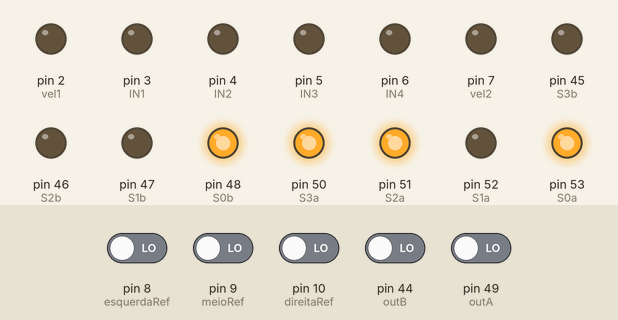
Bench run of a sketch on a simulated Arduino Mega 2560, built with avr-gcc and run on an emulated ATmega2560. Parts: output pins drawn as LEDs (lit = HIGH). Inputs (shaded band) come from the test bench; at power-on: pin 8 (esquerdaRef), pin 9 (meioRef), pin 10 (direitaRef), pin 44 (outB), pin 49 (outA) LOW. What the sketch prints to the serial monitor is not drawn.

Above: at 0.1 s.
At 1.2 s:
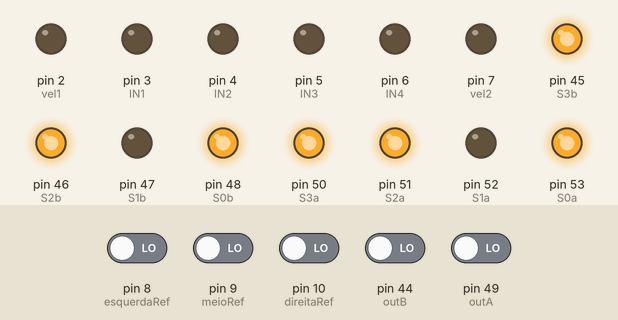
1.3 s: pin 8 (esquerdaRef) driven HIGH
5.5 s: pin 9 (meioRef) driven HIGH
9.5 s: pin 10 (direitaRef) driven HIGH
13.5 s: pin 8 (esquerdaRef) driven LOW
17.5 s: pin 9 (meioRef) driven LOW
21.5 s: pin 10 (direitaRef) driven LOW
Timing chart, 0 to 24.5 s (numbered marks = the images above; inputs shaded):
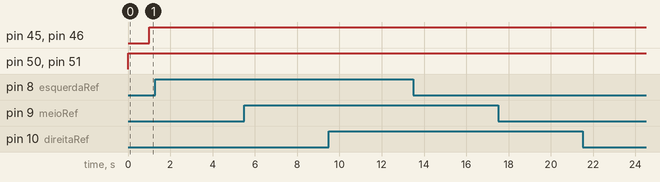

Measured:
- after the input at 1.3 s, every drawn part: stays the same
- after the input at 5.5 s, every drawn part: stays the same
- after the input at 9.5 s, every drawn part: stays the same
- after the input at 13.5 s, every drawn part: stays the same
- after the input at 17.5 s, every drawn part: stays the same
- after the input at 21.5 s, every drawn part: stays the same

The sketch:

segueHibrido.ino
```cpp
// PONTE H
#define vel1 2
#define IN1 3
#define IN2 4
#define IN3 5
#define IN4 6
#define vel2 7

// SENSORES REFLEXÃO
#define esquerdaRef 8
#define meioRef 9
#define direitaRef 10

// SENSORES DE COR
#define S0a 53
#define S1a 52
#define S2a 51
#define S3a 50
#define outA 49

#define S0b 48
#define S1b 47
#define S2b 46
#define S3b 45
#define outB 44

byte lre=0, lrd=0, lrm=0;
int corDireita=0, corEsquerda=0;
int frequency;

/*
 *
 *         LRM
 *  LRE CE     CD LRD
 *
 */

/*
 *
 * IN1 - TRAS DIREITA
 * IN2 - FRENTE DIREITA
 * IN3 - FRENTE ESQUERDA
 * IN4 - TRAS ESQUERDA
 *
*/

void setup() {

  // PONTE H
  pinMode(IN1, OUTPUT);
  pinMode(IN2, OUTPUT);
  pinMode(IN3, OUTPUT);
  pinMode(IN4, OUTPUT);
  pinMode(vel1, OUTPUT);
  pinMode(vel2, OUTPUT);

  // SENSORES REFLEXÃO
  pinMode(esquerdaRef, INPUT);
  pinMode(meioRef, INPUT);
  pinMode(direitaRef, INPUT);

  // SENSORES DE COR
  pinMode(S0a, OUTPUT);
  pinMode(S1a, OUTPUT);
  pinMode(S2a, OUTPUT);
  pinMode(S3a, OUTPUT);
  pinMode(outA, INPUT);

  pinMode(S0b, OUTPUT);
  pinMode(S1b, OUTPUT);
  pinMode(S2b, OUTPUT);
  pinMode(S3b, OUTPUT);
  pinMode(outB, INPUT);

  digitalWrite(S0a,HIGH);
  digitalWrite(S1a,LOW);

  digitalWrite(S0b,HIGH);
  digitalWrite(S1b,LOW);

  Serial.begin(9600);
}

void loop() {

  corDireita = lerCorDireita();
  corEsquerda = lerCorEsquerda();

  lre = digitalRead(esquerdaRef);
  lrd = digitalRead(direitaRef);
  lrm = digitalRead(meioRef);

  Serial.print("LRE: " + lre);
  Serial.print(" CE: " + corEsquerda);
  Serial.print(" LRM: " + lrm);
  Serial.print(" CD: " + corDireita);
  Serial.println(" LRD: " + lrd);

}

int lerCorDireita(){

  digitalWrite(S2a,HIGH);
  digitalWrite(S3a,HIGH);

  frequency = pulseIn(outA, LOW);
  frequency = map(frequency, 30,90,255,0);

  return frequency;

}

int lerCorEsquerda(){

  digitalWrite(S2b,HIGH);
  digitalWrite(S3b,HIGH);

  frequency = pulseIn(outB, LOW);
  frequency = map(frequency, 30,90,255,0);

  return frequency;

}

void frente( int velocidade1, int velocidade2 ){
  digitalWrite(IN1, LOW);
  digitalWrite(IN2, HIGH);
  digitalWrite(IN3, HIGH);
  digitalWrite(IN4, LOW);

  analogWrite(vel1, velocidade1);
  analogWrite(vel2, velocidade2);
}

void tras( int velocidade1, int velocidade2 ){
  digitalWrite(IN1, HIGH);
  digitalWrite(IN2, LOW);
  digitalWrite(IN3, LOW);
  digitalWrite(IN4, HIGH);

  analogWrite(vel1, velocidade1);
  analogWrite(vel2, velocidade2);
}

void direita( int velocidade1, int velocidade2 ){
  digitalWrite(IN1, HIGH);
  digitalWrite(IN2, LOW);
  digitalWrite(IN3, HIGH);
  digitalWrite(IN4, LOW);

  analogWrite(vel1, velocidade1);
  analogWrite(vel2, velocidade2);
}

void esquerda( int velocidade1, int velocidade2 ){

  digitalWrite(IN1, LOW);
  digitalWrite(IN2, HIGH);
  digitalWrite(IN3, LOW);
  digitalWrite(IN4, HIGH);

  analogWrite(vel1, velocidade1);
  analogWrite(vel2, velocidade2);
}

//white
//
//R= 136  G= 162  B= 176
//R= 147  G= 187  B= 165
//R= 169  G= 158  B= 170
//R= 169  G= 158  B= 165
//R= 136  G= 162  B= 165
//R= 142  G= 162  B= 170
//R= 136  G= 162  B= 165
//R= 136  G= 162  B= 165
//R= 136  G= 162  B= 165
//R= 142  G= 166  B= 165
//R= 136  G= 162  B= 165
//R= 136  G= 162  B= 165
//R= 136  G= 162  B= 165
//R= 136  G= 162  B= 165
//R= 136  G= 162  B= 165
//
//black
//
//R= -314  G= -276  B= -413
//R= -325  G= -306  B= -391
//R= -303  G= -272  B= -379
//R= -320  G= -297  B= -385
//R= -320  G= -314  B= -459
//R= -385  G= -310  B= -436
//R= -385  G= -335  B= -430
//R= -347  G= -331  B= -430
//R= -385  G= -331  B= -396
//R= -385  G= -331  B= -430
//R= -379  G= -318  B= -430
//R= -374  G= -327  B= -425
//R= -374  G= -327  B= -430
//R= -385  G= -331  B= -402
//R= -385  G= -331  B= -430
//
//verde
//
//R= -287  G= -182  B= -300
//R= -292  G= -182  B= -300
//R= -292  G= -187  B= -300
//R= -292  G= -182  B= -300
//R= -255  G= -182  B= -300
//R= -287  G= -182  B= -300
//R= -287  G= -157  B= -300
//R= -287  G= -182  B= -300
//R= -287  G= -182  B= -300
//R= -292  G= -187  B= -266
//R= -260  G= -187  B= -306
//R= -292  G= -187  B= -266
//R= -292  G= -182  B= -300
//R= -292  G= -157  B= -300
```
